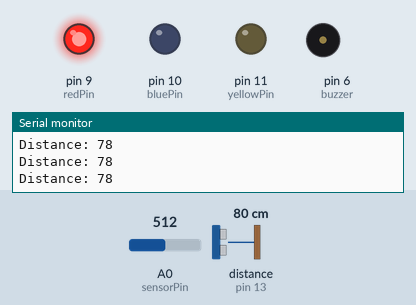
This sketch was run on a simulated Arduino Uno, built with avr-gcc and run on an emulated ATmega328P. Parts: output pins drawn as LEDs (lit = HIGH), buzzer (waves = sounding, pin HIGH), the last lines printed to the serial monitor. Wiring (inferred from the names in the program): ultrasonic range finder: trigger pin 12; echo pin 13. The inputs (shaded band) are chosen by the test bench; at power-on: distance to the obstacle (sensor on pin 13) 80 cm, A0 (sensorPin) = 512. The echo pulse lasts 58.3 µs per cm; pins used as bus, display or sensor lines are not drawn.

Above: at 1.2 s.
1.3 s: distance to the obstacle (sensor on pin 13) set to 8 cm
4.3 s: distance to the obstacle (sensor on pin 13) set to 5 cm
At 5.4 s:
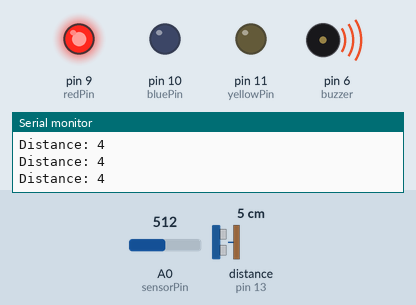
5.8 s: A0 (sensorPin) set to 592
8.8 s: A0 (sensorPin) set to 613
At 9.6 s:
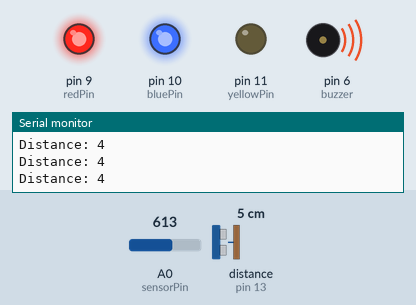
10.3 s: distance to the obstacle (sensor on pin 13) set to 120 cm
At 11.3 s:
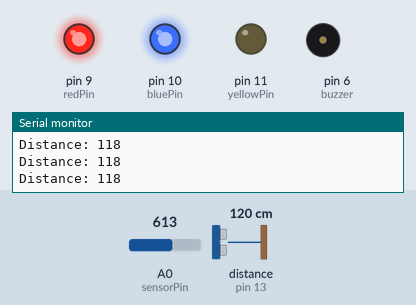
11.8 s: A0 (sensorPin) set to 789
14.8 s: A0 (sensorPin) set to 809
At 15.1 s:
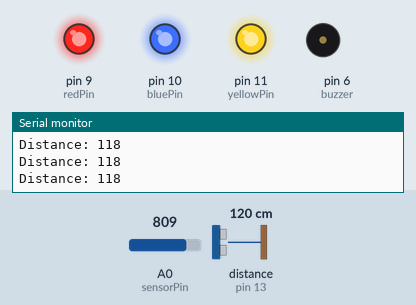
Timing chart, 0 to 17.3 s (numbered marks = the images above; inputs shaded):
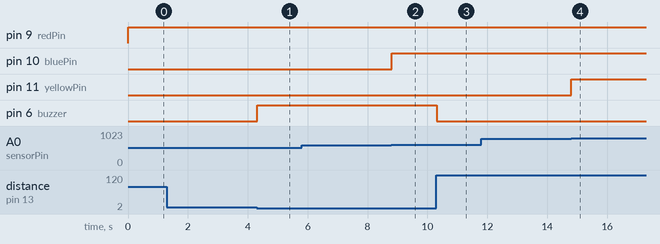

The sketch:

buzzer_fsr.ino
```cpp
// defines pins numbers
const int trigPin = 12;
const int echoPin = 13;
const int buzzer = 6;
const byte redPin = 9;
const byte bluePin = 10;
const byte yellowPin = 11;
const byte sensorPin = A0;


// defines variables
long duration;
int distance;
int safetyDistance;


void setup() {
  Serial.begin(115200);
  Serial.begin(9600);
   pinMode(trigPin, OUTPUT); // Sets the trigPin as an Output
   pinMode(echoPin, INPUT); // Sets the echoPin as an Input
   pinMode(buzzer, OUTPUT);
   pinMode(redPin, OUTPUT);
   pinMode(bluePin, OUTPUT);
   pinMode(yellowPin, OUTPUT);
}


void loop() {
// Clears the trigPin
digitalWrite(trigPin, LOW);
delayMicroseconds(2);

// Sets the trigPin on HIGH state for 10 micro seconds
digitalWrite(trigPin, HIGH);
delayMicroseconds(10);
digitalWrite(trigPin, LOW);

// Reads the echoPin, returns the sound wave travel time in microseconds
duration = pulseIn(echoPin, HIGH);

// Calculating the distance
distance= duration*0.034/2;

safetyDistance = distance;
if (safetyDistance <= 5){
  digitalWrite(buzzer, HIGH);
}
else{
  digitalWrite(buzzer, LOW);
}

// Prints the distance on the Serial Monitor
Serial.print("Distance: ");
Serial.println(distance);

//fsr part
int sensorValue = analogRead(sensorPin); // read sensor
   if (sensorValue >= 0 && sensorValue <= 199) // all off
   {
      digitalWrite(redPin, LOW);
      digitalWrite(bluePin, LOW);
      digitalWrite(yellowPin, LOW);
   }
   else if (sensorValue >= 400 && sensorValue <= 599)  // red on
   {
      digitalWrite(redPin, HIGH);
      digitalWrite(bluePin, LOW);
      digitalWrite(yellowPin, LOW);
   }
   else if (sensorValue >= 600 && sensorValue <= 799) // blue on
   {
      digitalWrite(redPin, HIGH);
      digitalWrite(bluePin, HIGH);
      digitalWrite(yellowPin, LOW);
   }
   else if (sensorValue >= 800 && sensorValue <= 1023) // yellow on
   {
      digitalWrite(redPin, HIGH);
      digitalWrite(bluePin, HIGH);
      digitalWrite(yellowPin, HIGH);
   }

}
```

Measured:
- the behaviour switches between 7 and 6 cm on distance to the obstacle (sensor on pin 13) (found by bisection; images 0 and 1)
- the behaviour switches between 599 and 600 on A0 (sensorPin) (found by bisection; images 1 and 2)
- the behaviour switches between 799 and 800 on A0 (sensorPin) (found by bisection; images 3 and 4)
- after the input at 4.3 s, pin 6 (buzzer): LOW → HIGH at once
- after the input at 8.8 s, pin 10 (bluePin): LOW → HIGH at once
- after the input at 10.3 s, pin 6 (buzzer): HIGH → LOW at once
- after the input at 14.8 s, pin 11 (yellowPin): LOW → HIGH at once
